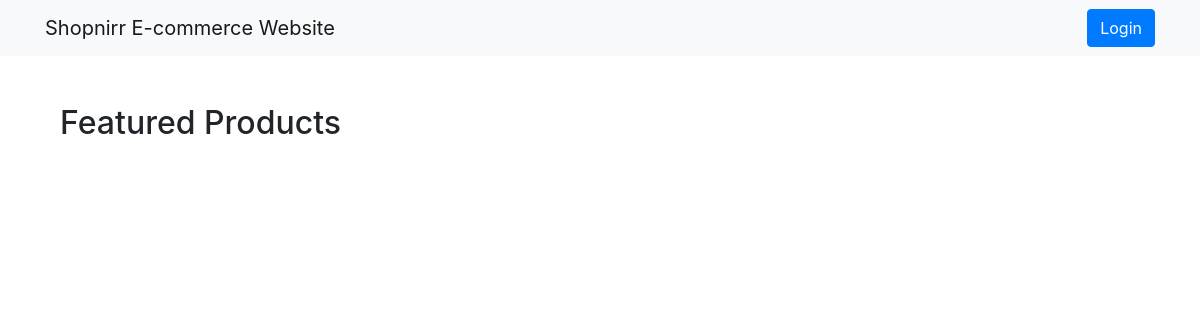
Before: / with the older database file.
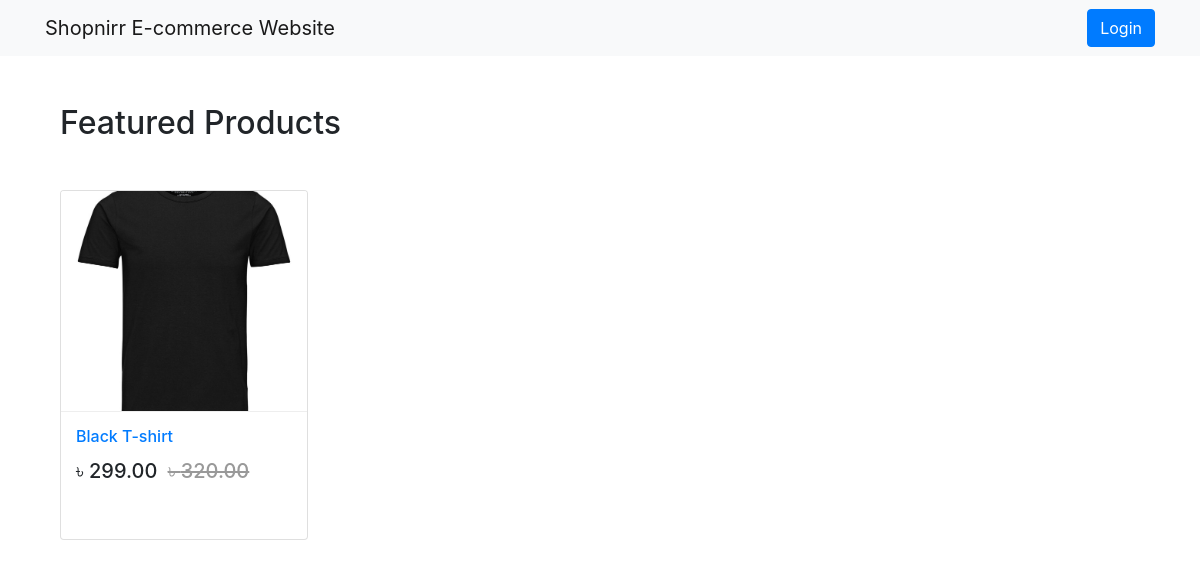
After: the same page with the newer database file.
### App_Shop/models.py (models this page shows, shortened)
class Product(models.Model):
    mainimage = models.ImageField(upload_to='Products')
    name = models.CharField(max_length=264)
    category = models.ForeignKey(Category, on_delete=models.CASCADE, related_name='category')
    preview_text = models.TextField(max_length=200, verbose_name='Preview Text')
    detail_text = models.TextField(max_length=1000, verbose_name='Description')
    price = models.FloatField()
    old_price = models.FloatField(default=0.00)
    created = models.DateTimeField(auto_now_add=True)
    class Meta:
        ordering = ['-created',]

### App_Shop/views.py (the view)
# urls.py: path('', views.Home.as_view(), name='home'),
class Home(ListView):
    model = Product
    template_name = 'App_Shop/home.html'

### templates/App_Shop/home.html
{% extends 'base.html' %}
{% block body_block %}
<div class="container my-5">
  <h2 class="my-5">Featured Products</h2>
  <div class="row">
    {% for product in object_list %}
    <div class="col-md-6 col-sm-12 col-lg-3">
      <figure class="card card-product">
        <div class="img-wrap">
          <img src="/media/{{product.mainimage}}" style="width:100%; height:300px;">
        </div>
        <figcaption class="info-wrap">
          <h6 class="title"> <a href="#">{{product.name}}</a></h6>
          <div class="action-wrap">
            <div class="price-wrap h5">
              <span class="price-new">&#2547; {{product.price|floatformat:2}}</span>
              <span class="price-old"><strike>&#2547; {{product.old_price|floatformat:2}}</strike></span>
            </div>
          </div>
        </figcaption>
      </figure>
    </div>
    {% endfor %}
  </div>
</div>
{% endblock %}

### templates/base.html (shortened to what this page needs)
{% load static %}
<!DOCTYPE html>
<html lang="en" dir="ltr">
  <head>
  <link rel="stylesheet" href="https://stackpath.bootstrapcdn.com/bootstrap/4.3.1/css/bootstrap.min.css">
  <link href="https://cdnjs.cloudflare.com/ajax/libs/font-awesome/5.10.2/css/all.css" rel="stylesheet">
  <link rel="stylesheet" href="{% static 'css/main.css' %}">
  </head>
  <body>
      {% include 'navbar.html' %}
    <div class="container">
      {% block body_block %} {% endblock %}
    </div>
  </body>
</html>

### templates/navbar.html (shortened to what this page needs)
<nav class="navbar navbar-expand-lg navbar-light bg-light">
  <div class="container">
    <a class="navbar-brand" href="{% url 'App_Shop:home' %}">Shopnirr E-commerce Website</a>
    <div class="collapse navbar-collapse" id="navbarNav">
      <ul class="navbar-nav ml-auto">
        {% if request.user.is_authenticated %}
        <li class="nav-item">
              <i class="fa fa-shopping-cart"></i> Cart
        </li>
        <li class="nav-item">
        </li>
        <li class="nav-item dropdown">
          <a class="nav-link dropdown-toggle" href="#" id="navbarDropdown" role="button" data-toggle="dropdown" aria-haspopup="true" aria-expanded="false"><i class="fas fa-user-tie"></i> {{request.user.profile.username}}</a>
          <div class="dropdown-menu" aria-labelledby="nabbarDropdown">
            <a class="dropdown-item" href="{% url 'App_Login:profile' %}">Profile</a>
              <a class="dropdown-item" href="#">Orders</a>
            <div class="dropdown-divider"></div>
            <a class="dropdown-item" href="{% url 'App_Login:logout' %}">Logout</a>
          </div>
        </li>
        {% else %}
        <li class="nav-item">
          <a href="{% url 'App_Login:login' %}" class="btn btn-primary">Login</a>
        </li>
        {% endif %}
      </ul>
    </div>
  </div>
</nav>

### templates/base.html (style rules this page uses)
.card { height: 350px; }
.card-product:after { content: ""; display: table; clear: both; visibility: hidden; }
.card-product .price-new, .card-product .price { margin-right: 5px; }
.card-product .price-old { color: #999; }
.card-product .img-wrap { border-radius: 3px 3px 0 0; overflow: hidden; position: relative; height: 220px; text-align: center; }
.card-product .img-wrap img { max-height: 100%; max-width: 100%; object-fit: cover; }
.card-product .info-wrap { overflow: hidden; padding: 15px; border-top: 1px solid #eee; }
.card-product .action-wrap { padding-top: 4px; margin-top: 4px; }
.card-product .title { margin-top: 0px; }

Changed rows visible on the page:
added Product: mainimage (picture), name "Black T-shirt", price "299.00", old_price "320.00"
